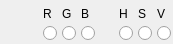
<?xml version="1.0" encoding="UTF-8"?>
<ui version="4.0">
 <class>ChannelPreviewWidget</class>
 <widget class="QWidget" name="ChannelPreviewWidget">
  <property name="geometry">
   <rect>
    <x>0</x>
    <y>0</y>
    <width>173</width>
    <height>44</height>
   </rect>
  </property>
  <property name="windowTitle">
   <string>Form</string>
  </property>
  <layout class="QHBoxLayout" name="horizontalLayout">
   <property name="spacing">
    <number>3</number>
   </property>
   <property name="leftMargin">
    <number>0</number>
   </property>
   <property name="topMargin">
    <number>0</number>
   </property>
   <property name="rightMargin">
    <number>0</number>
   </property>
   <property name="bottomMargin">
    <number>0</number>
   </property>
   <item>
    <widget class="QPushButton" name="pushButton_set_preview">
     <property name="sizePolicy">
      <sizepolicy hsizetype="Maximum" vsizetype="Maximum">
       <horstretch>0</horstretch>
       <verstretch>0</verstretch>
      </sizepolicy>
     </property>
     <property name="focusPolicy">
      <enum>Qt::FocusPolicy::NoFocus</enum>
     </property>
     <property name="text">
      <string/>
     </property>
     <property name="icon">
      <iconset>
       <normaloff>../../icons/grey/eye.svg</normaloff>
       <normalon>../../icons/blue/eye.svg</normalon>../../icons/grey/eye.svg</iconset>
     </property>
     <property name="checkable">
      <bool>true</bool>
     </property>
     <property name="flat">
      <bool>true</bool>
     </property>
    </widget>
   </item>
   <item>
    <layout class="QGridLayout" name="gridLayout">
     <item row="1" column="5">
      <widget class="QRadioButton" name="radioButton_4">
       <property name="sizePolicy">
        <sizepolicy hsizetype="Maximum" vsizetype="Fixed">
         <horstretch>0</horstretch>
         <verstretch>0</verstretch>
        </sizepolicy>
       </property>
       <property name="maximumSize">
        <size>
         <width>20</width>
         <height>16777215</height>
        </size>
       </property>
       <property name="text">
        <string/>
       </property>
      </widget>
     </item>
     <item row="1" column="4">
      <widget class="QRadioButton" name="radioButton_5">
       <property name="sizePolicy">
        <sizepolicy hsizetype="Maximum" vsizetype="Fixed">
         <horstretch>0</horstretch>
         <verstretch>0</verstretch>
        </sizepolicy>
       </property>
       <property name="maximumSize">
        <size>
         <width>20</width>
         <height>16777215</height>
        </size>
       </property>
       <property name="text">
        <string/>
       </property>
      </widget>
     </item>
     <item row="1" column="2">
      <widget class="QRadioButton" name="radioButton_3">
       <property name="sizePolicy">
        <sizepolicy hsizetype="Maximum" vsizetype="Fixed">
         <horstretch>0</horstretch>
         <verstretch>0</verstretch>
        </sizepolicy>
       </property>
       <property name="maximumSize">
        <size>
         <width>20</width>
         <height>16777215</height>
        </size>
       </property>
       <property name="text">
        <string/>
       </property>
      </widget>
     </item>
     <item row="1" column="0">
      <widget class="QRadioButton" name="radioButton">
       <property name="sizePolicy">
        <sizepolicy hsizetype="Maximum" vsizetype="Fixed">
         <horstretch>0</horstretch>
         <verstretch>0</verstretch>
        </sizepolicy>
       </property>
       <property name="maximumSize">
        <size>
         <width>20</width>
         <height>16777215</height>
        </size>
       </property>
       <property name="text">
        <string/>
       </property>
      </widget>
     </item>
     <item row="1" column="6">
      <widget class="QRadioButton" name="radioButton_6">
       <property name="sizePolicy">
        <sizepolicy hsizetype="Maximum" vsizetype="Fixed">
         <horstretch>0</horstretch>
         <verstretch>0</verstretch>
        </sizepolicy>
       </property>
       <property name="maximumSize">
        <size>
         <width>20</width>
         <height>16777215</height>
        </size>
       </property>
       <property name="text">
        <string/>
       </property>
      </widget>
     </item>
     <item row="1" column="1">
      <widget class="QRadioButton" name="radioButton_2">
       <property name="sizePolicy">
        <sizepolicy hsizetype="Maximum" vsizetype="Fixed">
         <horstretch>0</horstretch>
         <verstretch>0</verstretch>
        </sizepolicy>
       </property>
       <property name="maximumSize">
        <size>
         <width>20</width>
         <height>16777215</height>
        </size>
       </property>
       <property name="text">
        <string/>
       </property>
      </widget>
     </item>
     <item row="1" column="3">
      <spacer name="horizontalSpacer">
       <property name="orientation">
        <enum>Qt::Orientation::Horizontal</enum>
       </property>
       <property name="sizeType">
        <enum>QSizePolicy::Policy::Fixed</enum>
       </property>
       <property name="sizeHint" stdset="0">
        <size>
         <width>20</width>
         <height>20</height>
        </size>
       </property>
      </spacer>
     </item>
     <item row="0" column="0">
      <widget class="QLabel" name="label">
       <property name="text">
        <string notr="true">R</string>
       </property>
       <property name="alignment">
        <set>Qt::AlignmentFlag::AlignBottom|Qt::AlignmentFlag::AlignLeading|Qt::AlignmentFlag::AlignLeft</set>
       </property>
      </widget>
     </item>
     <item row="0" column="1">
      <widget class="QLabel" name="label_2">
       <property name="text">
        <string notr="true">G</string>
       </property>
       <property name="alignment">
        <set>Qt::AlignmentFlag::AlignBottom|Qt::AlignmentFlag::AlignLeading|Qt::AlignmentFlag::AlignLeft</set>
       </property>
      </widget>
     </item>
     <item row="0" column="2">
      <widget class="QLabel" name="label_3">
       <property name="text">
        <string notr="true">B</string>
       </property>
       <property name="alignment">
        <set>Qt::AlignmentFlag::AlignBottom|Qt::AlignmentFlag::AlignLeading|Qt::AlignmentFlag::AlignLeft</set>
       </property>
      </widget>
     </item>
     <item row="0" column="4">
      <widget class="QLabel" name="label_4">
       <property name="text">
        <string notr="true">H</string>
       </property>
       <property name="alignment">
        <set>Qt::AlignmentFlag::AlignBottom|Qt::AlignmentFlag::AlignLeading|Qt::AlignmentFlag::AlignLeft</set>
       </property>
      </widget>
     </item>
     <item row="0" column="5">
      <widget class="QLabel" name="label_5">
       <property name="text">
        <string notr="true">S</string>
       </property>
       <property name="alignment">
        <set>Qt::AlignmentFlag::AlignBottom|Qt::AlignmentFlag::AlignLeading|Qt::AlignmentFlag::AlignLeft</set>
       </property>
      </widget>
     </item>
     <item row="0" column="6">
      <widget class="QLabel" name="label_6">
       <property name="text">
        <string notr="true">V</string>
       </property>
       <property name="alignment">
        <set>Qt::AlignmentFlag::AlignBottom|Qt::AlignmentFlag::AlignLeading|Qt::AlignmentFlag::AlignLeft</set>
       </property>
      </widget>
     </item>
    </layout>
   </item>
  </layout>
 </widget>
 <resources/>
 <connections/>
</ui>
